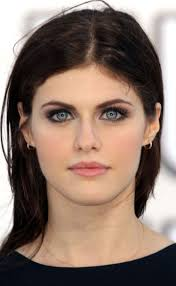
#> input picture Faces_Train/Alessandra Daddario/1.jpeg, 176 x 286 px, given as the content of the folder Faces_Train/Hugh Jackman, which was not available
$ python faces_train.py
#> lines starting #> are read from the running program, lines starting #| are printed output that depends on the picture; pictures that were not available may be replaced by others from this repository, and a replacement may not be noted
import os
import cv2 as cv
import numpy as np

people = ["Hugh Jackman", "Brad Pitt", "Eva Green", "Alessandra Daddario"]

DIR = r'Faces_Train'

# Verify if the directory paths are correct
print(f"Training directory contains: {os.listdir(DIR)}")

haar_cascade = cv.CascadeClassifier('haar_face.xml')

features = []
labels = []

def create_train():
    for person in people:
        path = os.path.join(DIR, person)
        label = people.index(person)

        for img in os.listdir(path):
            img_path = os.path.join(path, img)

            img_array = cv.imread(img_path)
#> img_array is the input picture: shape (286, 176, 3); mean B, G, R 106.9, 118.3, 139.2
            gray = cv.cvtColor(img_array, cv.COLOR_BGR2GRAY)
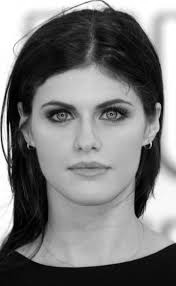
#> gray: shape (286, 176); min 0, max 255, mean 123.2

            faces_rect = haar_cascade.detectMultiScale(gray, scaleFactor=1.1, minNeighbors=4)
#> faces_rect = [[20, 66, 133, 133]]

            for (x, y, w, h) in faces_rect:
                faces_roi = gray[y:y + h, x:x + w]
                features.append(faces_roi)
                labels.append(label)
#> this loop made 1 pass
#> pass 1, in create_train, `faces_roi = gray[y:y + h, x:x + w]`:
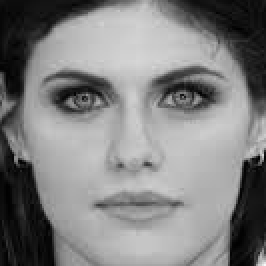
#> faces_roi: shape (133, 133) (shown 2 times larger); min 0, max 248, mean 128.7
#> after the loop, features = 1 item; labels = [0]
#> pass 2 of the loop in create_train, `for person in people:`:
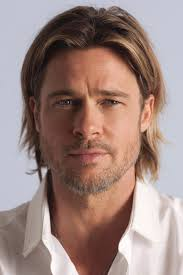
#> input picture Faces_Train/Brad Pitt/1.jpeg, 183 x 275 px
#> in create_train, img_array is the input picture: shape (275, 183, 3); mean B, G, R 128.4, 134, 157.5
#> in create_train, `gray = cv.cvtColor(img_array, cv.COLOR_BGR2GRAY)`:
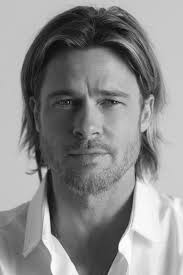
#> gray: shape (275, 183); min 5, max 255, mean 140.4
#> faces_rect = [[26, 54, 126, 126]]
#> the loop in create_train, `for (x, y, w, h) in faces_rect:` made 1 pass
#> pass 1, in create_train, `faces_roi = gray[y:y + h, x:x + w]`:
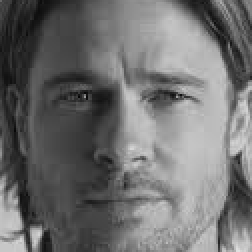
#> faces_roi: shape (126, 126) (shown 2 times larger); min 5, max 224, mean 111.2
#> after the loop in create_train, `for (x, y, w, h) in faces_rect:`: features = 2 items; labels = [0, 1]

create_train()
print(f"Length of the features = {len(features)}")
print(f"Length of the labels = {len(labels)}")
print("Training Complete-------------------------")

# Convert to numpy arrays and save
features = np.array(features, dtype='object')
labels = np.array(labels)

face_recognizer = cv.face.LBPHFaceRecognizer_create()

# Train the recognizer and save the model
face_recognizer.train(features, labels)
face_recognizer.save('face_trained.yml')

# Save features and labels arrays
np.save('features.npy', features)
np.save('labels.npy', labels)
